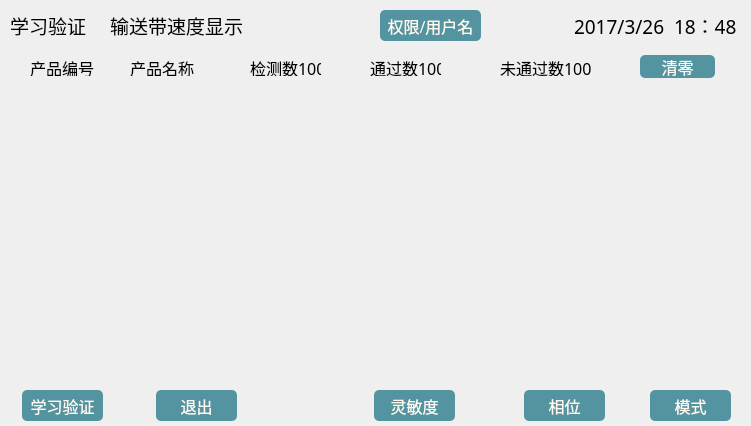
<?xml version="1.0" encoding="UTF-8"?>
<ui version="4.0">
 <class>varify</class>
 <widget class="QWidget" name="varify">
  <property name="geometry">
   <rect>
    <x>0</x>
    <y>0</y>
    <width>751</width>
    <height>426</height>
   </rect>
  </property>
  <property name="windowTitle">
   <string>Form</string>
  </property>
  <widget class="QPushButton" name="Jur_And_User">
   <property name="geometry">
    <rect>
     <x>380</x>
     <y>10</y>
     <width>101</width>
     <height>31</height>
    </rect>
   </property>
   <property name="font">
    <font>
     <family>幼圆</family>
     <pointsize>12</pointsize>
    </font>
   </property>
   <property name="styleSheet">
    <string notr="true">background-color: rgb(83, 148, 160);
color: rgb(255, 250, 240);
border-radius:5px;</string>
   </property>
   <property name="text">
    <string>权限/用户名</string>
   </property>
  </widget>
  <widget class="QLabel" name="ProNum">
   <property name="geometry">
    <rect>
     <x>30</x>
     <y>60</y>
     <width>66</width>
     <height>16</height>
    </rect>
   </property>
   <property name="font">
    <font>
     <family>幼圆</family>
     <pointsize>12</pointsize>
    </font>
   </property>
   <property name="text">
    <string>产品编号</string>
   </property>
  </widget>
  <widget class="QLabel" name="ProName">
   <property name="geometry">
    <rect>
     <x>130</x>
     <y>60</y>
     <width>71</width>
     <height>16</height>
    </rect>
   </property>
   <property name="font">
    <font>
     <family>幼圆</family>
     <pointsize>12</pointsize>
    </font>
   </property>
   <property name="text">
    <string>产品名称</string>
   </property>
  </widget>
  <widget class="QLabel" name="TestNum">
   <property name="geometry">
    <rect>
     <x>250</x>
     <y>60</y>
     <width>71</width>
     <height>16</height>
    </rect>
   </property>
   <property name="font">
    <font>
     <family>幼圆</family>
     <pointsize>12</pointsize>
    </font>
   </property>
   <property name="text">
    <string>检测数100</string>
   </property>
  </widget>
  <widget class="QLabel" name="PassNum">
   <property name="geometry">
    <rect>
     <x>370</x>
     <y>60</y>
     <width>71</width>
     <height>16</height>
    </rect>
   </property>
   <property name="font">
    <font>
     <family>幼圆</family>
     <pointsize>12</pointsize>
    </font>
   </property>
   <property name="text">
    <string>通过数100</string>
   </property>
  </widget>
  <widget class="QPushButton" name="SetZero">
   <property name="geometry">
    <rect>
     <x>640</x>
     <y>55</y>
     <width>75</width>
     <height>23</height>
    </rect>
   </property>
   <property name="font">
    <font>
     <family>幼圆</family>
     <pointsize>12</pointsize>
    </font>
   </property>
   <property name="styleSheet">
    <string notr="true">background-color: rgb(83, 148, 160);
color: rgb(255, 250, 240);
border-radius:5px;</string>
   </property>
   <property name="text">
    <string>清零</string>
   </property>
  </widget>
  <widget class="QPushButton" name="VarfityButton">
   <property name="geometry">
    <rect>
     <x>22</x>
     <y>390</y>
     <width>81</width>
     <height>31</height>
    </rect>
   </property>
   <property name="font">
    <font>
     <family>幼圆</family>
     <pointsize>12</pointsize>
    </font>
   </property>
   <property name="styleSheet">
    <string notr="true">background-color: rgb(83, 148, 160);
color: rgb(255, 250, 240);
border-radius:5px;</string>
   </property>
   <property name="text">
    <string>学习验证</string>
   </property>
  </widget>
  <widget class="QPushButton" name="DropOut">
   <property name="geometry">
    <rect>
     <x>156</x>
     <y>390</y>
     <width>81</width>
     <height>31</height>
    </rect>
   </property>
   <property name="font">
    <font>
     <family>幼圆</family>
     <pointsize>12</pointsize>
    </font>
   </property>
   <property name="styleSheet">
    <string notr="true">background-color: rgb(83, 148, 160);
color: rgb(255, 250, 240);
border-radius:5px;</string>
   </property>
   <property name="text">
    <string>退出</string>
   </property>
  </widget>
  <widget class="QPushButton" name="Sensitivity">
   <property name="geometry">
    <rect>
     <x>374</x>
     <y>390</y>
     <width>81</width>
     <height>31</height>
    </rect>
   </property>
   <property name="font">
    <font>
     <family>幼圆</family>
     <pointsize>12</pointsize>
    </font>
   </property>
   <property name="styleSheet">
    <string notr="true">background-color: rgb(83, 148, 160);
color: rgb(255, 250, 240);
border-radius:5px;</string>
   </property>
   <property name="text">
    <string>灵敏度</string>
   </property>
  </widget>
  <widget class="QPushButton" name="Phase">
   <property name="geometry">
    <rect>
     <x>524</x>
     <y>390</y>
     <width>81</width>
     <height>31</height>
    </rect>
   </property>
   <property name="font">
    <font>
     <family>幼圆</family>
     <pointsize>12</pointsize>
    </font>
   </property>
   <property name="styleSheet">
    <string notr="true">background-color: rgb(83, 148, 160);
color: rgb(255, 250, 240);
border-radius:5px;</string>
   </property>
   <property name="text">
    <string>相位</string>
   </property>
  </widget>
  <widget class="QPushButton" name="ModelBtn">
   <property name="geometry">
    <rect>
     <x>650</x>
     <y>390</y>
     <width>81</width>
     <height>31</height>
    </rect>
   </property>
   <property name="font">
    <font>
     <family>幼圆</family>
     <pointsize>12</pointsize>
    </font>
   </property>
   <property name="styleSheet">
    <string notr="true">background-color: rgb(83, 148, 160);
color: rgb(255, 250, 240);
border-radius:5px;</string>
   </property>
   <property name="text">
    <string>模式</string>
   </property>
  </widget>
  <widget class="QLabel" name="LearnVarify">
   <property name="geometry">
    <rect>
     <x>10</x>
     <y>10</y>
     <width>81</width>
     <height>31</height>
    </rect>
   </property>
   <property name="font">
    <font>
     <family>微软雅黑</family>
     <pointsize>14</pointsize>
    </font>
   </property>
   <property name="text">
    <string>学习验证</string>
   </property>
  </widget>
  <widget class="QLabel" name="SpeedDisLabel">
   <property name="geometry">
    <rect>
     <x>110</x>
     <y>10</y>
     <width>141</width>
     <height>31</height>
    </rect>
   </property>
   <property name="font">
    <font>
     <family>微软雅黑</family>
     <pointsize>14</pointsize>
    </font>
   </property>
   <property name="text">
    <string>输送带速度显示</string>
   </property>
  </widget>
  <widget class="QLabel" name="DateTime">
   <property name="geometry">
    <rect>
     <x>574</x>
     <y>10</y>
     <width>176</width>
     <height>31</height>
    </rect>
   </property>
   <property name="font">
    <font>
     <family>微软雅黑</family>
     <pointsize>14</pointsize>
    </font>
   </property>
   <property name="text">
    <string>2017/3/26  18：48</string>
   </property>
  </widget>
  <widget class="QLabel" name="NoPassNum">
   <property name="geometry">
    <rect>
     <x>500</x>
     <y>60</y>
     <width>91</width>
     <height>16</height>
    </rect>
   </property>
   <property name="font">
    <font>
     <family>幼圆</family>
     <pointsize>12</pointsize>
    </font>
   </property>
   <property name="text">
    <string>未通过数100</string>
   </property>
  </widget>
  <widget class="QWidget" name="widget" native="true">
   <property name="geometry">
    <rect>
     <x>10</x>
     <y>90</y>
     <width>731</width>
     <height>291</height>
    </rect>
   </property>
  </widget>
 </widget>
 <resources/>
 <connections/>
</ui>
